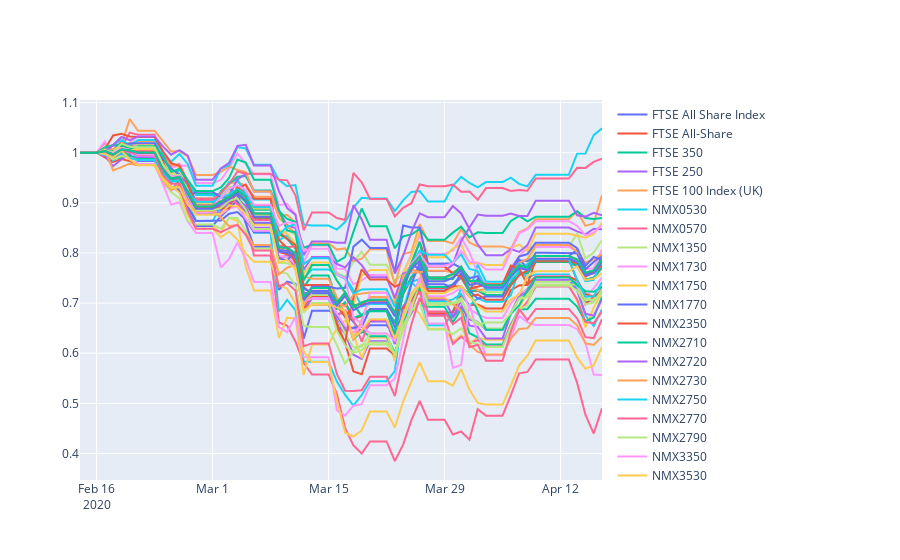

The notebook cell this image was saved under:
### Markdown cell above
# UK

### Code cell
indices_by_code = indices.set_index('Code')
#print(indices_by_code)
fig = go.Figure()
#print(returns_by_sector)
#eur = pd.DataFrame(index=normalized.index)#normalized[normalized[by_curr['EUR']]]
#print(eur)
for c in by_curr['GBP']:
    if c not in normalized.columns:
        continue
    #print(c)
   # print(returns_by_sector[k])
    fig.add_trace(go.Scatter(
                    x=normalized[c].index,
                    y=normalized[c],
                    name=indices_by_code.loc[c]['Name'],
                    #line_color='deepskyblue',
                    opacity=1))
fig.show()
